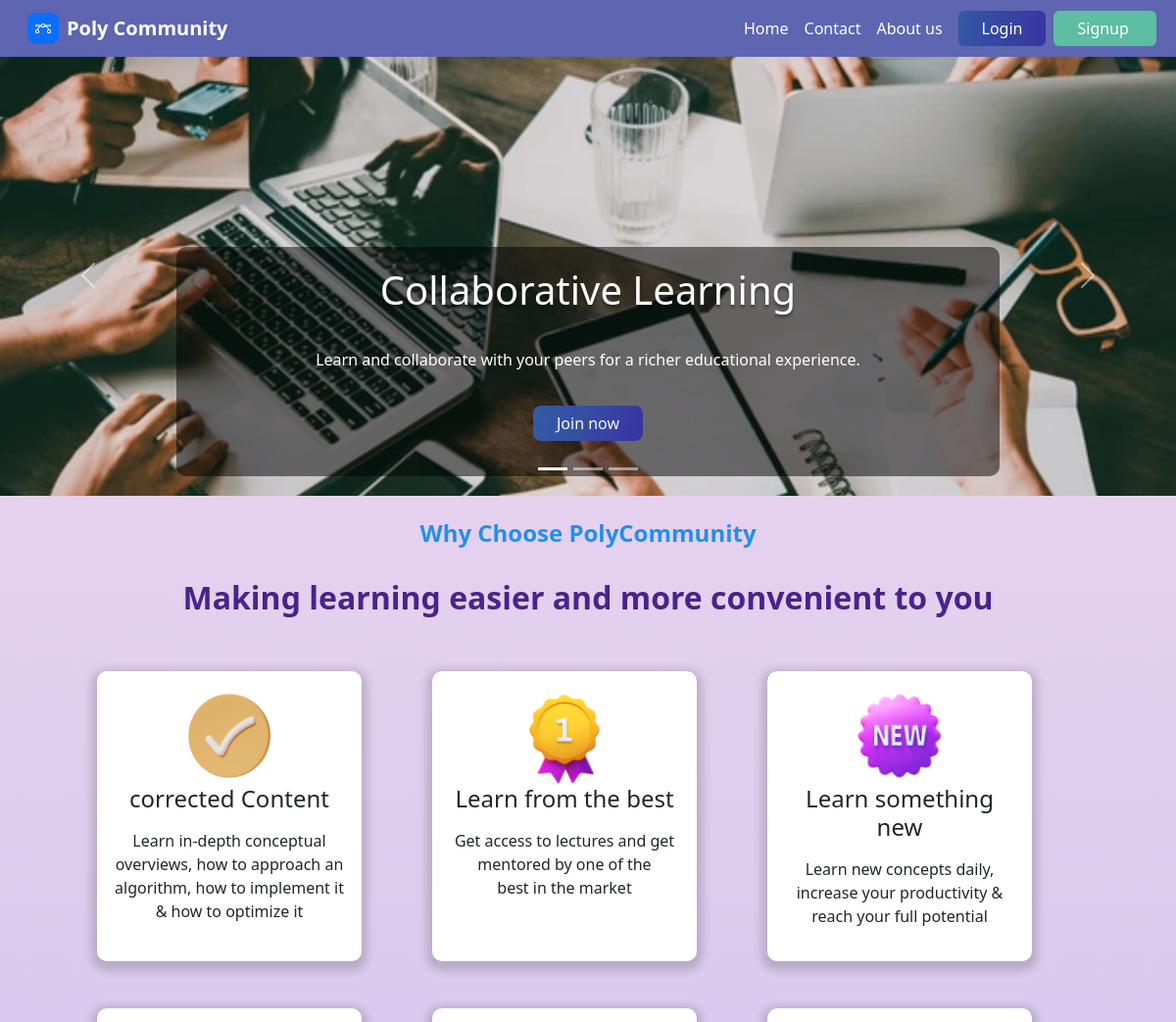
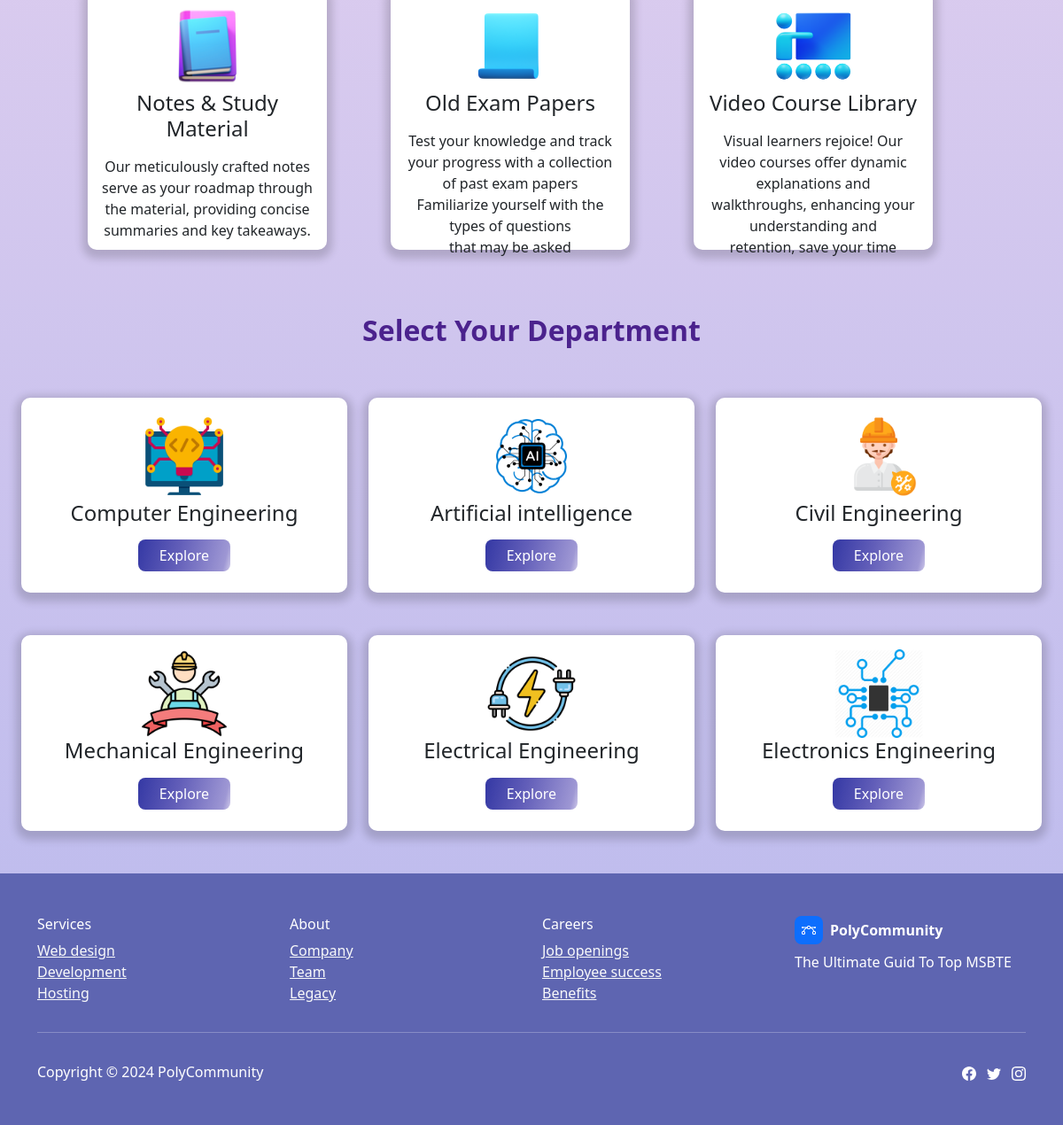
The app's page / (signed in) with its own data (2 pictures, top to bottom).
### notes/models.py (models this page shows, shortened)
class Department(models.Model):
    dep_name = models.CharField(max_length=50)
    icon = models.ImageField(upload_to='icons')

### notes/views.py (the view)
# urls.py: path('', index, name='home'),
@login_required(login_url="/login/")
def index(request):
    dep = Department.objects.all()
    context = {"departments":dep}
    return render(request, "index.html",context)

### templates/index.html (shortened to what this page needs)
<!DOCTYPE html>
<html lang="en">
<head>
    <link rel="stylesheet" href="https://cdn.jsdelivr.net/npm/bootstrap@5.2.2/dist/css/bootstrap.min.css">
    <link rel="stylesheet" href="https://cdnjs.cloudflare.com/ajax/libs/animate.css/3.5.2/animate.min.css">
    {% load static %}
    <link rel="stylesheet" href="{% static 'best-carousel-slide.css' %}">
    <link rel="stylesheet" href="{% static 'best-carousel-slide-1.css' %}">
    <link rel="stylesheet" href="https://cdnjs.cloudflare.com/ajax/libs/Swiper/6.4.8/swiper-bundle.min.css">
    <link rel="stylesheet" href="{% static 'Navbar-Right-Links-icons.css' %}">
    <link rel="stylesheet" href="{% static 'Simple-Slider-Simple-Slider.css' %}">
</head>
<body style="background: linear-gradient(#F4E2F0, #E8D3EF 18%, #B9B9ED 100%, rgb(190,190,240) 100%);">
    <div class="row m-0" id="home">
        <div class="col-12 p-0 mb-2">
            <nav class="navbar navbar-light navbar-expand-md fixed-top py-2" style="background: #5e65b1;">
                <div class="container-fluid"><a class="navbar-brand d-flex align-items-center ms-3" href="/" style="color: rgba(247,247,247,0.9);font-size: 20px;"><span class="bs-icon-sm bs-icon-rounded bs-icon-primary d-flex justify-content-center align-items-center me-2 bs-icon">
                            </span><span class="fw-semibold text-white">Poly Community<br></span></a>
                    <div class="collapse navbar-collapse me-2" id="navcol-2" style="color: rgb(43,108,173);">
                        <ul class="navbar-nav ms-auto">
                            <li class="nav-item"><a class="nav-link active" href="/" style="color: #ffffff;">Home<br></a></li>
                            <li class="nav-item"><a class="nav-link" href="contact/" style="color: #ffffff;">Contact<br></a></li>
                            <li class="nav-item"><a class="nav-link" href="about/" style="color: rgb(255,255,255);">About us<br></a></li>
                        </ul><a class="btn btn-secondary ms-md-2 px-4" role="button" data-bss-hover-animate="pulse" href="login/" style="font-size: 16px;background: linear-gradient(104deg, #345AA4 0%, rgb(53,78,163) 27%, rgb(55,64,162) 70%, rgb(56,52,161) 100%);border-style: none;">Login<br></a><a class="btn ms-md-2 px-4" role="button" data-bss-hover-animate="pulse" href="register/" style="font-size: 16px;border-style: none;background: #5dbea3;color: var(--bs-white);">Signup&nbsp;</a>
                    </div>
                </div>
            </nav>
        </div>
        <div class="col-12 p-0 mt-5">
<div id="carouselExampleIndicators" class="carousel slide" data-bs-ride="carousel">
    <div class="carousel-indicators">
      <button type="button" data-bs-target="#carouselExampleIndicators" data-bs-slide-to="0" class="active" aria-current="true" aria-label="Slide 1"></button>
      <button type="button" data-bs-target="#carouselExampleIndicators" data-bs-slide-to="1" aria-label="Slide 2"></button>
      <button type="button" data-bs-target="#carouselExampleIndicators" data-bs-slide-to="2" aria-label="Slide 3"></button>
    </div>
    <div class="carousel-inner">
      <div class="carousel-item active">
        <img src="{% static 'img/img1.webp' %}" class="d-block w-100" alt="...">
        <div class="carousel-caption d-none d-md-block">
            <h1 class="hero-title">Collaborative Learning<br></h1>
            <p class="hero-subtitle">Learn and collaborate with your peers for a richer educational experience.<br></p>
            <p><a class="btn hero-button plat rounded-3 px-4" role="button" data-bss-hover-animate="pulse" href="#" style="font-size: 16px;background: linear-gradient(104deg, #345AA4 0%, rgb(53,78,163) 45%, rgb(55,64,162) 74%, rgb(56,52,161) 100%);border-style: none;color: var(--bs-gray-100);">Join now</a></p>
        </div>
      </div>
    </div>
    <button class="carousel-control-prev" type="button" data-bs-target="#carouselExampleIndicators" data-bs-slide="prev">
      <span class="carousel-control-prev-icon" aria-hidden="true"></span>
    </button>
    <button class="carousel-control-next" type="button" data-bs-target="#carouselExampleIndicators" data-bs-slide="next">
      <span class="carousel-control-next-icon" aria-hidden="true"></span>
    </button>
  </div>
        </div>
        <div class="col-12">
            <h4 class="text-center pt-4" style="color: #2190eb;font-weight: bold;">Why Choose PolyCommunity<br></h4>
            <h2 class="text-center pt-4" style="color: #4B228D;font-weight: bold;">Making learning easier and more convenient to you<br></h2>
        </div>
        <div class="col-12 mt-5">
            <div class="row d-flex justify-content-center m-0">
                <div class="col-4 col-xl-3 mb-5 me-5">
                    <div class="card w-100" data-bss-hover-animate="bounce" style="border-radius: 10px;box-shadow: 0px 4px 10px 6px #00000029;border-style: none;height: 18.5rem;">
                        <div class="card-body text-center">
                            <div style="display: inline-block;width: 100px;"><img class="w-100" src="{% static 'icon/currected contents.png' %}"></div>
                            <h4 class="card-title mb-3">corrected&nbsp;<span style="font-style: normal !important;">Content</span><br></h4>
                            <p><span style="font-weight: normal !important; font-style: normal !important; color: var(--bs-card-color); background-color: var(--bs-card-bg);">Learn in-depth conceptual overviews, how to approach an algorithm, how to implement it &amp; how to optimize it</span><br></p>
                        </div>
                    </div>
                </div>
                <div class="col-4 col-xl-3 mb-5 me-5">
                    <div class="card w-100" data-bss-hover-animate="bounce" style="border-radius: 10px;box-shadow: 0px 4px 10px 6px #00000029;border-style: none;height: 18.5rem;">
                        <div class="card-body text-center">
                            <div style="display: inline-block;width: 100px;"><img class="w-100" src="{% static 'icon/learn from the best.png' %}"></div>
                            <h4 class="card-title mb-3">Learn from the best<br></h4>
                            <p>Get access to lectures and get mentored by one of the best&nbsp;in&nbsp;the&nbsp;market<br></p>
                        </div>
                    </div>
                </div>
                <div class="col-4 col-xl-3 mb-5 me-5">
                    <div class="card w-100" data-bss-hover-animate="bounce" style="border-radius: 10px;box-shadow: 0px 4px 10px 6px #00000029;border-style: none;height: 18.5rem;">
                        <div class="card-body text-center">
                            <div style="display: inline-block;width: 100px;"><img class="w-100" src="{% static 'icon/learn something new.png' %}"></div>
                            <h4 class="card-title mb-3">Learn something new<br></h4>
                            <p>Learn new concepts daily, increase your productivity & reach your full potential<br></p>
                        </div>
                    </div>
                </div>
                <div class="col-4 col-xl-3 mb-5 me-5">
                    <div class="card w-100" data-bss-hover-animate="bounce" style="border-radius: 10px;box-shadow: 0px 4px 10px 6px #00000029;border-style: none;height: 18.5rem;">
                        <div class="card-body text-center">
                            <div style="display: inline-block;width: 100px;"><img class="w-100" src="{% static 'icon/Notes and study mateials.png' %}"></div>
                            <h4 class="card-title mb-3">Notes &amp; Study Material<br></h4>
                            <p>Our meticulously crafted notes serve as your roadmap through the material, providing concise summaries and&nbsp;key&nbsp;takeaways.<br></p>
                        </div>
                    </div>
                </div>
                <div class="col-4 col-xl-3 mb-5 me-5">
                    <div class="card w-100" data-bss-hover-animate="bounce" style="border-radius: 10px;box-shadow: 0px 4px 10px 6px #00000029;border-style: none;height: 18.5rem;">
                        <div class="card-body text-center">
                            <div style="display: inline-block;width: 100px;"><img class="w-100" src="{% static 'icon/old exam papers.png' %}"></div>
                            <h4 class="card-title mb-3">Old Exam Papers<br></h4>
                            <p>Test your knowledge and track your progress with a collection of past exam papers Familiarize yourself with the types of questions that&nbsp;may&nbsp;be&nbsp;asked<br></p>
                        </div>
                    </div>
                </div>
                <div class="col-4 col-xl-3 mb-5 me-5">
                    <div class="card w-100" data-bss-hover-animate="bounce" style="border-radius: 10px;box-shadow: 0px 4px 10px 6px #00000029;border-style: none;height: 18.5rem;">
                        <div class="card-body text-center">
                            <div style="display: inline-block;width: 100px;"><img class="w-100" src="{% static 'icon/videoCourses libraries.png' %}"></div>
                            <h4 class="card-title mb-3">Video Course Library<br></h4>
                            <p>Visual learners rejoice! Our video courses offer dynamic explanations and walkthroughs, enhancing your understanding and retention,&nbsp;save&nbsp;your&nbsp;time<br></p>
                        </div>
                    </div>
                </div>
            </div>
        </div>
        <div class="col-12">
            <h2 class="text-center pt-4" style="color: #4B228D;font-weight: bold;">Select Your Department<br></h2>
        </div>
        <div class="col-12 mt-5">
            <div class="row m-0">
                {% for i in departments %}
                <div class="col-4 mb-5">
                    <div class="card" style="border-radius: 10px;box-shadow: 0px 4px 10px 6px #00000029;border-style: none;">
                        <div class="card-body text-center">
                            <div style="display: inline-block;width: 100px;"><img class="w-100" src="/media/{{i.icon}}"></div>
                            <h4 class="card-title mb-3">{{i.dep_name}}</h4>
                            <a class="btn btn-secondary hero-button plat px-4 rounded-3 mb-2" data-bss-hover-animate="pulse" onclick="dep('{{i.id}}')" style="font-size: 16px;background: linear-gradient(104deg, #3438A4, rgba(47,42,162,0.7573784722222222) 43%, rgba(41,26,160,0.45658315820674894) 92%, rgba(37,16,158,0.2833333333333333) 98%), rgb(255,255,255);border-style: none;">Explore<br></a>
                        </div>
                    </div>
                </div>
            {% endfor %}
            </div>
        </div>
        <div class="col-12 p-0">
            <footer class="text-white" style="background: #5e65b1;">
                <div class="container py-4 py-lg-5">
                    <div class="row justify-content-center">
                        <div class="col-sm-4 col-md-3 text-center text-lg-start d-flex flex-column item">
                            <h3 class="fs-6">Services</h3>
                            <ul class="list-unstyled">
                                <li><a class="link-light" href="#">Web design</a></li>
                                <li><a class="link-light" href="#">Development</a></li>
                                <li><a class="link-light" href="#">Hosting</a></li>
                            </ul>
                        </div>
                        <div class="col-sm-4 col-md-3 text-center text-lg-start d-flex flex-column item">
                            <h3 class="fs-6">About</h3>
                            <ul class="list-unstyled">
                                <li><a class="link-light" href="#">Company</a></li>
                                <li><a class="link-light" href="#">Team</a></li>
                                <li><a class="link-light" href="#">Legacy</a></li>
                            </ul>
                        </div>
                        <div class="col-sm-4 col-md-3 text-center text-lg-start d-flex flex-column item">
                            <h3 class="fs-6">Careers</h3>
                            <ul class="list-unstyled">
                                <li><a class="link-light" href="#">Job openings</a></li>
                                <li><a class="link-light" href="#">Employee success</a></li>
                                <li><a class="link-light" href="#">Benefits</a></li>
                            </ul>
                        </div>
                        <div class="col-lg-3 text-center text-lg-start d-flex flex-column align-items-center order-first align-items-lg-start order-lg-last item social">
                            <div class="fw-bold d-flex align-items-center mb-2"><span class="bs-icon-sm bs-icon-rounded bs-icon-primary d-flex justify-content-center align-items-center bs-icon me-2"></span><span>PolyCommunity</span></div>
                            <p class="text-white copyright">The Ultimate Guid To Top MSBTE</p>
                        </div>
                    </div>
                    <hr>
                    <div class="d-flex justify-content-between align-items-center pt-3">
                        <p class="text-white mb-0">Copyright © 2024 PolyCommunity</p>
                        <ul class="list-inline mb-0">
                            <li class="list-inline-item"></li>
                            <li class="list-inline-item"></li>
                            <li class="list-inline-item"></li>
                        </ul>
                    </div>
                </div>
            </footer>
        </div>
    </div>
</body>
</html>

### static/best-carousel-slide.css (style rules this page uses)
h1.hero-title, h2.hero-title, h3.hero-title { text-shadow: 0 3px 3px rgba(0,0,0,0.4); color: #fff; }
p.hero-subtitle { max-width: 600px; margin: 25px auto; padding: 10px 15px; color: #fff; }
.plat { border-radius: 0px; }
span { font-style: inherit; font-weight: inherit; }

### static/best-carousel-slide-1.css (style rules this page uses)
h1.hero-title, h2.hero-title, h3.hero-title { text-shadow: 0 3px 3px rgba(0,0,0,0.4); color: #fff; }
p.hero-subtitle { max-width: 600px; margin: 25px auto; padding: 10px 15px; color: #fff; }
.plat { border-radius: 0px; }
span { font-style: inherit; font-weight: inherit; }

### templates/index.html (style rules this page uses)
.carousel-item img { object-fit: cover; height: 450px; }
.carousel-caption { background-color: rgba(0, 0, 0, 0.5); padding: 20px; border-radius: 10px; }
.carousel-caption h5, .carousel-caption p { color: white; }

### records on screen
Department: icon (picture), dep_name "Computer Engineering"
Department: icon (picture), dep_name "Artificial intelligence"
Department: icon (picture), dep_name "Civil Engineering"
Department: icon (picture), dep_name "Mechanical Engineering"
Department: icon (picture), dep_name "Electrical Engineering"
Department: icon (picture), dep_name "Electronics Engineering"
